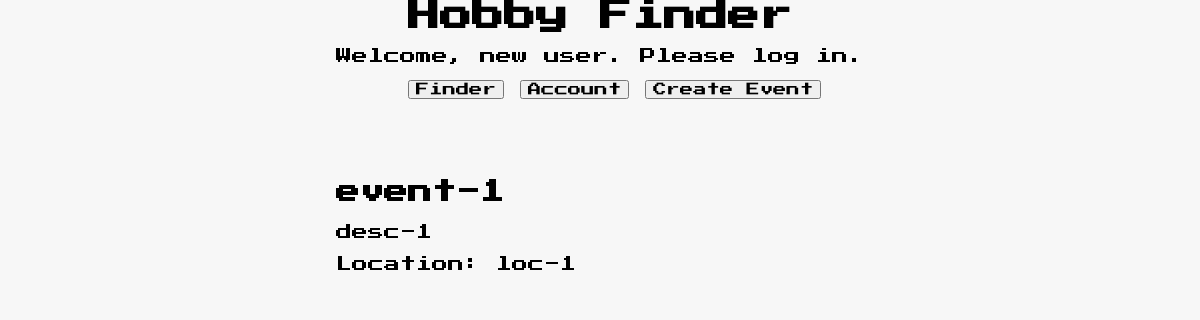
Before: /feed/ with the older database file.
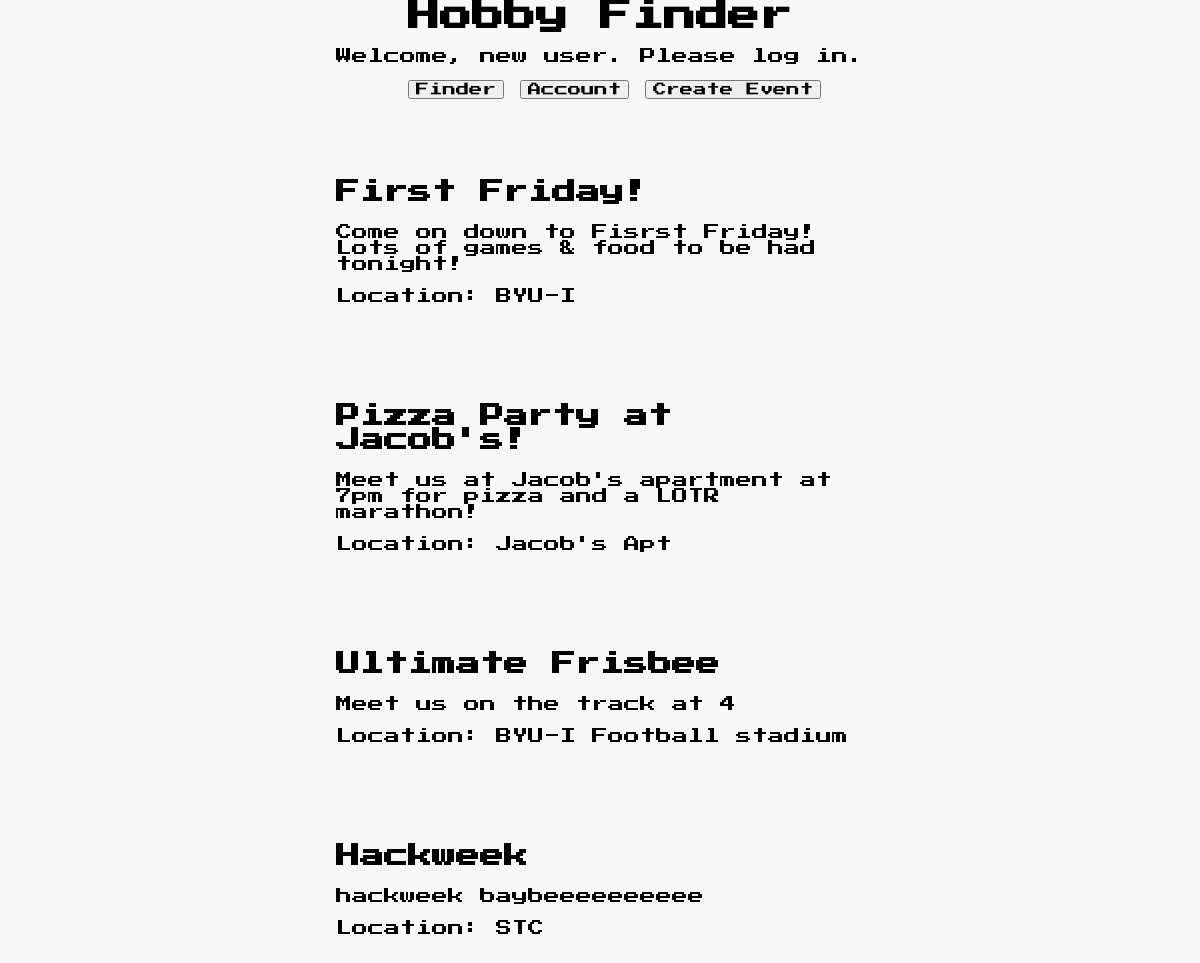
After: the same page with the newer database file.
### events/models.py (models this page shows, shortened)
class Event(models.Model):
    name = models.CharField(max_length=50, null=False, blank=False)
    description = models.TextField(max_length=300, null=False, blank=False)
    location = models.CharField(max_length=100, null=False, blank=False)
    is_active = models.BooleanField(default=True)
    time_created = models.DateTimeField(default=timezone.now)
    creator = models.CharField(max_length=50)

### events/views.py (the view)
# urls.py: path('', views.index, name='index'),
def index(request):
    events_object = Event.objects.all()
    context = {
        "events": events_object
    }
    return render(request, 'feed.html', context)

### hobby_finder/templates/feed.html (shortened to what this page needs)
{% extends 'base.html' %}
{% block content %}
  {% if events %}
    {% for event in events %}
      <div class="nes-container with-title" id="event_banner">
        <h2 class="title-title1">{{ event.name }}</h2>
        <p>{{ event.description }}</p>
        <p>Location: {{ event.location }}</p>
      </div>
    {% endfor %}
  {% endif %}
{% endblock %}

### hobby_finder/templates/base.html (shortened to what this page needs)
{% load static %}
<!DOCTYPE html>
<html lang="en">
  <head>
    <link href="https://unpkg.com/nes.css@latest/css/nes.min.css" rel="stylesheet" />
    <link rel="stylesheet" href="{% static 'custom.css'%}">
  </head>
  <body>
    <header>
    <div class="nes-container is-rounded" id="base_banner">
      <h1 id="banner_title">Hobby Finder</h1>
        {% if user.is_authenticated %}
          <p>Logged in as, {{ user.username }}.</p>
        {% else %}
          <p>Welcome, new user. Please log in.</p>
        {% endif %}
    </div>
    </header>
    <main>
      <div class="buttons">
        <button type="button" class="nes-btn is-primary" onclick= "document.location.href='/feed'">Finder</button>
        <button type="button" class="nes-btn is-success" onclick= "document.location.href='/profile'">Account</button>
        <button type="button" class="nes-btn is-warning" onclick= "document.location.href='/create_event'">Create Event</button>
      </div>
    </main>
    {% block content %}
    {% endblock %}
  </body>
</html>

### hobby_finder/static/custom.css (style rules this page uses)
* { font-family: 'Press Start 2P', sans-serif; }
body { background-color: #f7f7f7; max-width: 80%; margin: 0 auto; }
#base_banner { text-align: center; color: rgb(0, 0, 0); margin: 0 auto; margin-bottom: 4px; height: 55%; width: 55%; }
#event_banner { margin: 0 auto; margin-top: 100px; margin-bottom: 50px; width: 55%; }
#banner_title { text-align: center; margin: 0 auto; }
.buttons { margin-bottom: 100%; margin:0 auto; height: 0; padding-left: 30%; }
.title-title1 { color: rgb(0, 0, 0); }

Changed rows visible on the page:
removed Event: name "event-1", description "desc-1", location "loc-1"
added Event: name "First Friday!", description "Come on down to Fisrst Friday! Lots of games & food to be had tonight!", location "BYU-I"
added Event: name "Pizza Party at Jacob's!", description "Meet us at Jacob's apartment at 7pm for pizza and a LOTR marathon!", location "Jacob's Apt"
added Event: name "Ultimate Frisbee", description "Meet us on the track at 4", location "BYU-I Football stadium"
added Event: name "Hackweek", description "hackweek baybeeeeeeeeee", location "STC"
